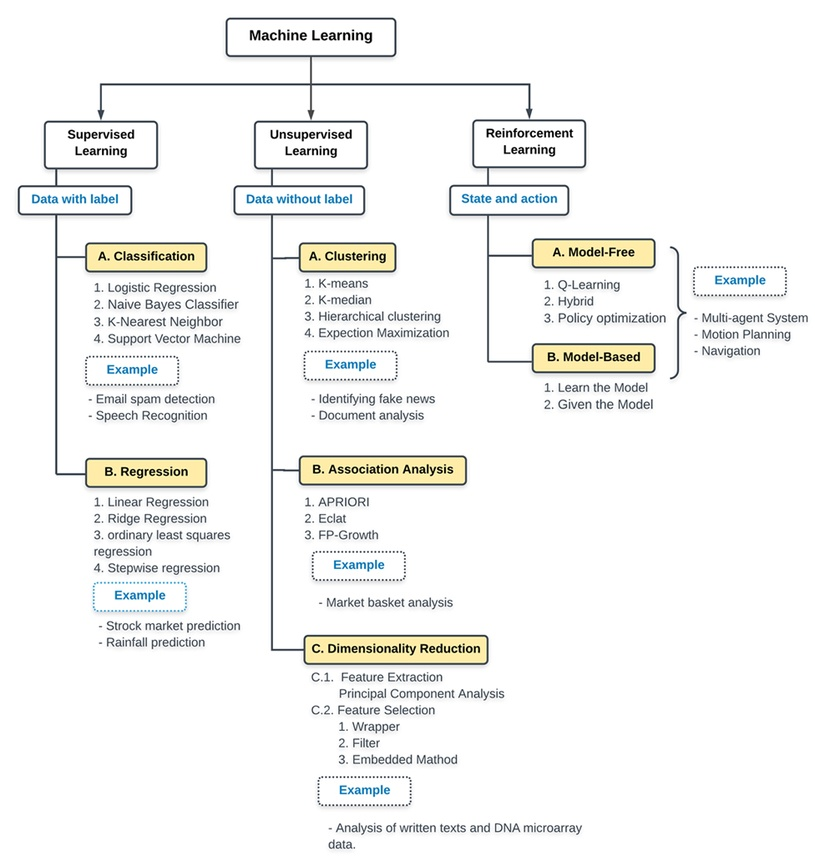
#> input picture estrutura_nova/Classificação/Regressão Logística/estrutura.jpg, 815 x 866 px, shrunk from 976 x 1038 before the run
$ python 02.py
#> lines starting #> are read from the running program, lines starting #| are printed output that depends on the picture; after the words box and inside, x2 and y2 are one past the last pixel; in counts of white or black regions, pixels touching at a corner belong together
# prompt: Consegue refatorar incluindo a plotagem com a divisão de classes?

import cv2
import matplotlib.pyplot as plt

# Carrega a imagem
imagem = cv2.imread('estrutura.jpg')
#> imagem is the input picture: shape (866, 815, 3); mean B, G, R 243.2, 244.7, 244.4

# Converte a imagem para escala de cinza
cinza = cv2.cvtColor(imagem, cv2.COLOR_BGR2GRAY)
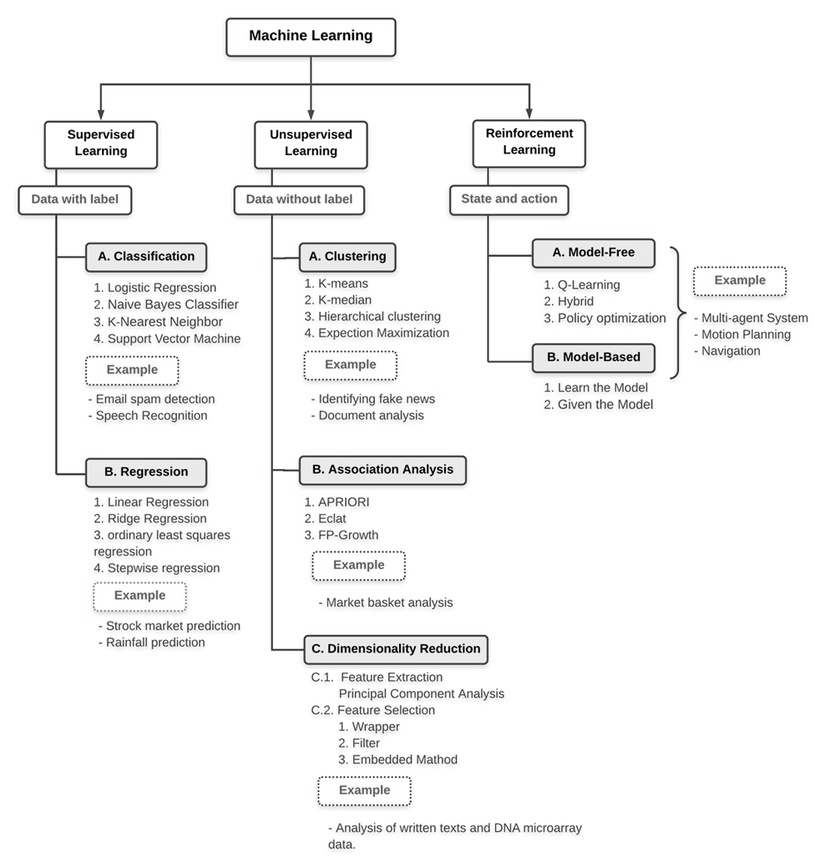
#> cinza: shape (866, 815); min 0, max 255, mean 244.5

# Aplica um filtro de suavização (blur) para reduzir o ruído
suavizada = cv2.GaussianBlur(cinza, (5, 5), 0)

# Detecta bordas usando o algoritmo Canny
bordas = cv2.Canny(suavizada, 50, 150)
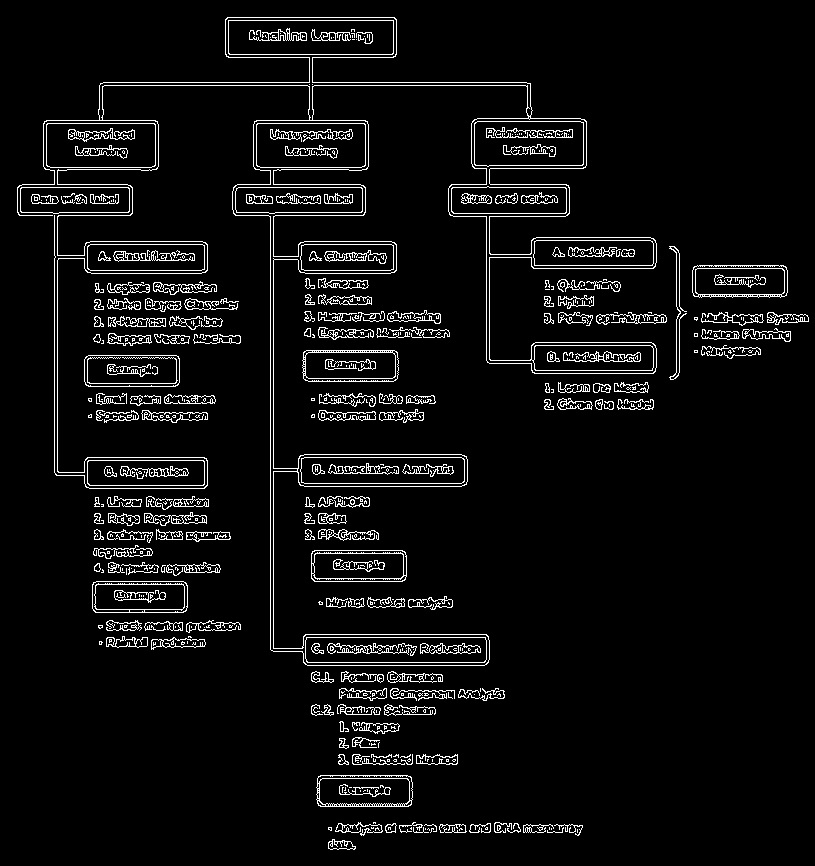
#> bordas: shape (866, 815); 5.4% white in thin lines or dots

# Encontra contornos na imagem de bordas
contornos, hierarquia = cv2.findContours(bordas, cv2.RETR_EXTERNAL, cv2.CHAIN_APPROX_SIMPLE)
#> contornos = 307 contours, 195 with area under 20; largest, box (x1, y1, x2, y2) and area: (17, 17, 657, 666) 52168, (46, 123, 156, 168) 4787, (87, 244, 205, 271) 3032, (692, 265, 788, 298) 2926, (311, 550, 407, 582) 2922

# Cria listas para armazenar os contornos e as classes
contornos_retangulos = []
contornos_outros = []

# Loop pelos contornos encontrados
for contorno in contornos:
  # Aproxima o contorno por um polígono
  perimetro = cv2.arcLength(contorno, True)
  aproximacao = cv2.approxPolyDP(contorno, 0.04 * perimetro, True)

  # Se o contorno tem 4 vértices (provavelmente um retângulo), adiciona à lista de retângulos
  if len(aproximacao) == 4:
    contornos_retangulos.append(contorno)
  else:
    contornos_outros.append(contorno)
#> this loop made 307 passes
#> perimetro on passes 4, 5, 7: 13.66, 7.66, 45.31
#> after the loop, contornos_outros = 245 contours, 164 with area under 20; largest, box (x1, y1, x2, y2) and area: (17, 17, 657, 666) 52168, (151, 637, 206, 650) 388, (144, 512, 207, 526) 344, (767, 312, 809, 325) 299, (106, 636, 148, 648) 294; contornos_retangulos = 62 contours, 31 with area under 20; largest, box (x1, y1, x2, y2) and area: (46, 123, 156, 168) 4787, (87, 244, 205, 271) 3032, (692, 265, 788, 298) 2926, (311, 550, 407, 582) 2922, (87, 460, 205, 486) 2922


# Plota os contornos divididos por classes
imagem_com_retangulos = imagem.copy()
imagem_com_outros = imagem.copy()

for contorno in contornos_retangulos:
    cv2.drawContours(imagem_com_retangulos, [contorno], -1, (0, 255, 0), 3)
#> this loop made 62 passes
#> contorno on passes 6, 8, 9, 10, 12, 16, 17, 18, 27, 33, 35, 36: [[387, 759], [387, 761], [389, 761], [389, 759]], [[379, 742], [378, 743], [378, 747], [378, 743]], [[367, 710], [366, 711], [366, 712], [367, 711]], [[401, 693], [401, 695], [403, 695], [403, 693]], [[448, 602], [448, 603], [449, 604], [449, 603]], [[140, 551], [140, 553], [142, 553], [142, 551]], [[130, 551], [130, 552], [131, 553], [131, 552]], [[107, 551], [107, 553], [109, 553], [109, 551]], [[419, 415], [419, 416], [420, 417], [420, 416]], [[366, 399], [366, 402], [367, 402], [366, 401]], [[384, 398], [383, 399], [383, 400], [384, 399]], [[331, 398], [331, 400], [332, 400], [331, 399]]
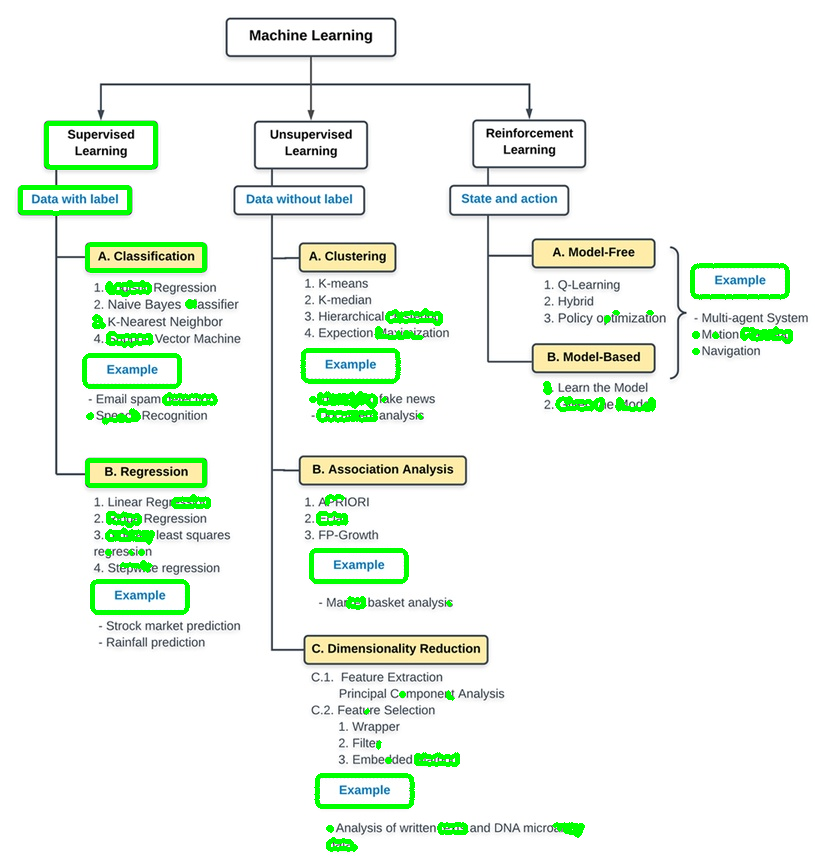
#> imagem_com_retangulos: shape (866, 815, 3); 3.31% of pixels changed, all inside (x1, y1, x2, y2) = (18, 121, 793, 852)

for contorno in contornos_outros:
    cv2.drawContours(imagem_com_outros, [contorno], -1, (255, 0, 0), 3)
#> this loop made 245 passes
#> contorno on passes 1, 2, 5: [[577, 829], [577, 832]], [[551, 828], [551, 829]], [[425, 828], [425, 829]]
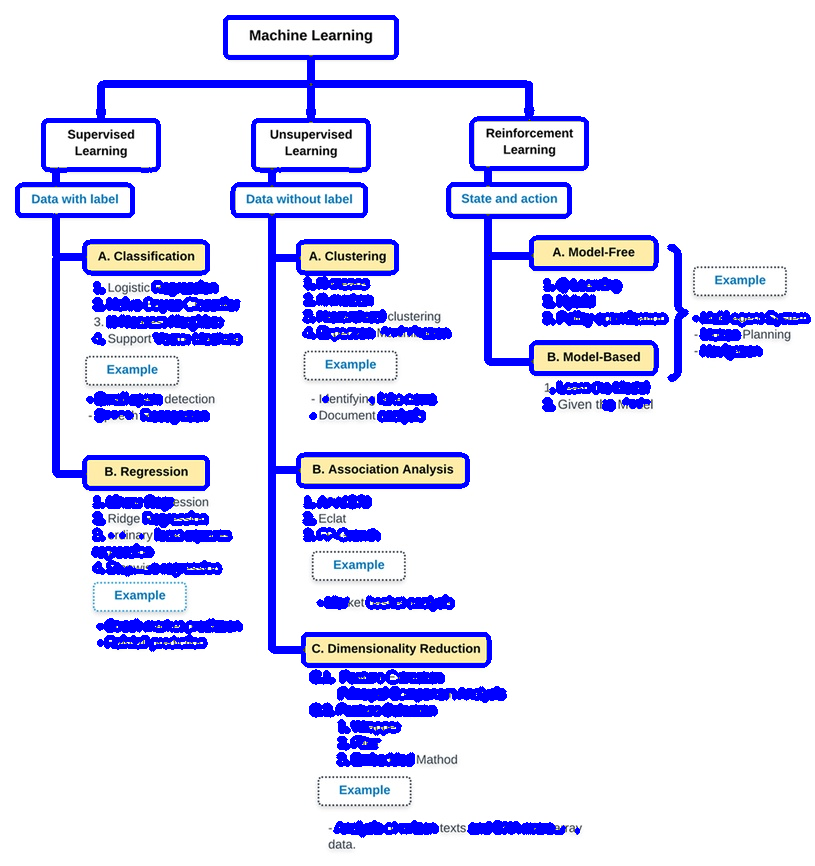
#> imagem_com_outros: shape (866, 815, 3); 11.02% of pixels changed, all inside (x1, y1, x2, y2) = (15, 15, 811, 838)

# Exibe as imagens com as classes de contornos
plt.figure(figsize=(12, 6))
plt.subplot(1, 2, 1)
plt.imshow(cv2.cvtColor(imagem_com_retangulos, cv2.COLOR_BGR2RGB))
plt.title("Contornos Retangulares")
plt.subplot(1, 2, 2)
plt.imshow(cv2.cvtColor(imagem_com_outros, cv2.COLOR_BGR2RGB))
plt.title("Outros Contornos")
plt.show()
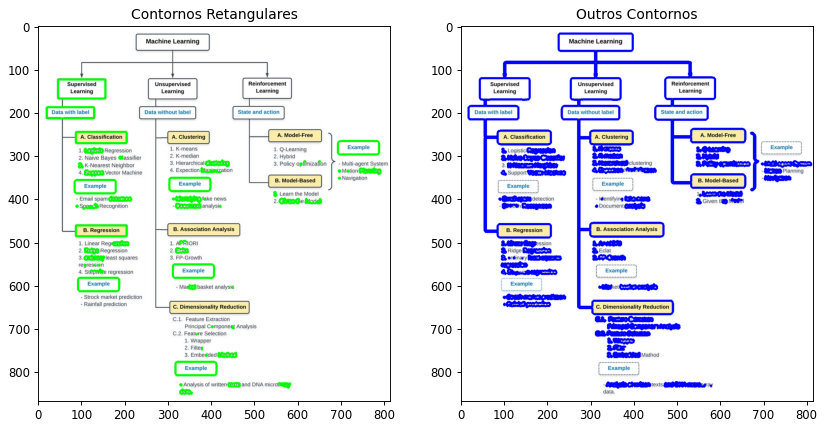
#> figure drawn by matplotlib, 2 panels
